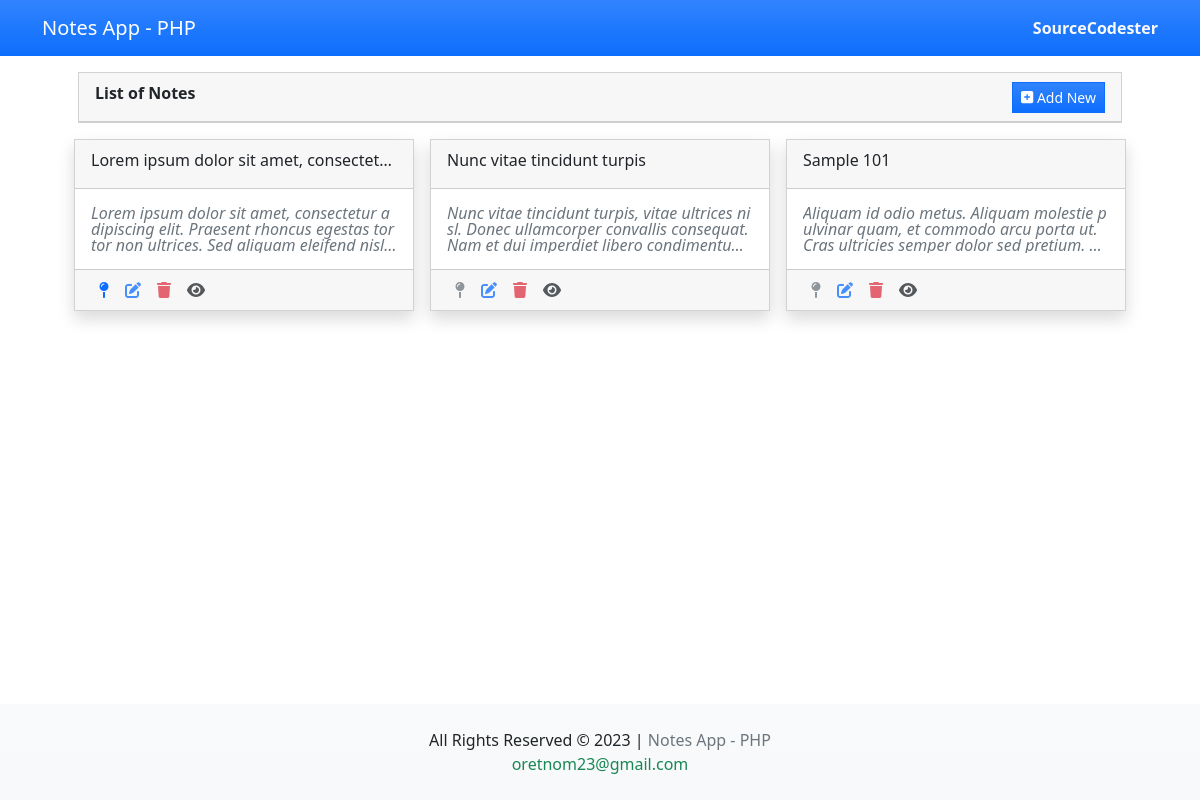
The page / on the database its author committed.
### tables this page shows
CREATE TABLE `notes` (
  `id` int(11) NOT NULL,
  `title` text NOT NULL,
  `description` text DEFAULT NULL,
  `pinned` tinyint(1) NOT NULL DEFAULT 0,
  `created_at` datetime NOT NULL DEFAULT current_timestamp(),
  `updated_at` datetime DEFAULT NULL ON UPDATE current_timestamp()
);

### Master.php (called while the page is built, shortened)
<?php
class Master{
    public $conn;
    function __construct(){
        $this->conn = new mysqli("localhost", "root", "", "notes_db");
    }
    function list_notes(){
        $sql = "SELECT * FROM `notes` order by abs(`pinned`) desc, abs(unix_timestamp(`created_at`)) asc ";
        $qry = $this->conn->query($sql);
        return $qry->fetch_all(MYSQLI_ASSOC);
    }
}

### pages/home.php (the view)
<div class="row">
    <div class="col-lg-12 col-md-12 col-sm-12 col-xs-12">
        <div class="card rounded-0 mb-3">
            <div class="card-header rounded-0">
                <div class="d-flex w-100 justify-content-between align-items-center">
                    <div class="card-title col-auto flex-shrink-1 flex-grow-1"><strong>List of Notes</strong></div>
                    <div class="col-auto">
                        <button class="btn btn-primary rounded-0 btn-sm bg-gradient" id="add_new_note" type="button"><i class="fa fa-plus-square"></i> Add New</button>
                    </div>
                </div>
            </div>
        </div>
        <div class="row">
            <?php
            $notes = $master->list_notes();
            foreach($notes as $note):
            ?>
            <div class="col-lg-4 col-md-6 col-sm-6 col-xs-12 mb-3 px-2">
                <div class="card h-100 shadow note-item rounded-0">
                    <div class="card-header rounded-0">
                        <div class="card-title text-truncate"><?= $note['title'] ?></div>
                    </div>
                    <div class="card-body rounded-0">
                        <div class="lh-1 fw-lighter text-muted fst-italic truncate-3"><?= $note['description'] ?></div>
                    </div>
                    <div class="card-footer rounded-0">
                        <div class="d-flex w-100 align-items-center">
                            <div class="col-auto">
                                <a href="javascrip:void(0)" data-id="<?= $note['id'] ?>" data-is-pinned="<?= $note['pinned'] ?>" class="px-2 py-1 pin-note" title="<?= $note['pinned'] == 0? 'Pin to top' : 'Unpin' ?>">
                                    <?php if($note['pinned'] == 0): ?>
                                        <i class="fa-solid fa-map-pin text-secondary opacity-75"></i>
                                    <?php else: ?>
                                        <i class="fa-solid fa-map-pin text-primary opacity-100"></i>
                                    <?php endif; ?>
                                </a>
                            </div>
                            <div class="col-auto">
                                <a  href="javascrip:void(0)" data-id="<?= $note['id'] ?>" class="px-2 py-1 edit-note  opacity-75" title="Edit Note">
                                        <i class="fa fa-edit"></i>
                                </a>
                            </div>
                            <div class="col-auto">
                                <a  href="javascrip:void(0)" data-id="<?= $note['id'] ?>" class="px-2 py-1 delete-note opacity-75 text-danger" title="Delete Note">
                                        <i class="fa fa-trash"></i>
                                </a>
                            </div>
                            <div class="col-auto">
                                <a  href="javascrip:void(0)" data-id="<?= $note['id'] ?>" class="px-2 py-1 view-note opacity-75 text-dark" title="View Note">
                                        <i class="fa fa-eye"></i>
                                </a>
                            </div>
                        </div>
                    </div>
                </div>
            </div>
            <?php endforeach; ?>
        </div>
    </div>
</div>

### index.php (shortened to what this page needs)
<?php
require_once("Master.php");
$master = new Master();
$page = isset($_GET['page']) ? $_GET['page'] : "home";
?>
<!DOCTYPE html>
<html lang="en">
<?php include_once("inc/header.php") ?>
<body>
    <main>
    <?php include_once("inc/topbar.php") ?>
    <div id="main-wrapper">
        <div class="container px-5 my-3" >
            <?php if(is_file("pages/{$page}.php")): ?>
            <?php include_once("pages/{$page}.php") ?>
            <?php else: ?>
            <?php include_once("pages/404.php") ?>
            <?php endif; ?>
        </div>
    </div>
    <?php include_once("inc/footer.php") ?>
    </main>
</body>
</html>

### inc/header.php (shortened to what this page needs)
<head>
    <link rel="stylesheet" href="https://cdnjs.cloudflare.com/ajax/libs/font-awesome/6.2.0/css/all.min.css" />
    <link rel="stylesheet" href="https://cdn.jsdelivr.net/npm/bootstrap@5.2.2/dist/css/bootstrap.min.css">
    <link rel="stylesheet" href="assets/css/styles.css">
</head>

### inc/topbar.php
<nav class="navbar navbar-expand-lg navbar-dark bg-primary bg-gradient">
    <div class="container">
        <a class="navbar-brand" href="./">Notes App - PHP</a>
        <div>
            <a href="https://sourcecodester.com" class="text-light fw-bolder h6 text-decoration-none" target="_blank">SourceCodester</a>
        </div>
    </div>
</nav>

### inc/footer.php
<footer class="bg-gradient bg-light shadow-top py-4 col-auto">
    <div class="">
        <div class="text-center">
            All Rights Reserved &copy; <?= date("Y") ?> | <span class="text-muted">Notes App - PHP</span>
        </div>
        <div class="text-center">
            <a href="mailto:oretnom23@gmail.com" class="text-decoration-none text-success">oretnom23@gmail.com</a>
        </div>
    </div>
</footer>

### assets/css/styles.css (style rules this page uses)
.truncate-3 { display: -webkit-box; -webkit-line-clamp:3; -webkit-box-orient: vertical; word-break: break-all; overflow: hidden; hyphens: auto; width:100%; }
html, body { height: 100%; width: 100%; }
body>main { height: 100%; width: 100%; display: flex; flex-direction: column; }
body>main>nav, body>main>footer { flex-shrink: 1; }
div#main-wrapper { flex-grow: 1; overflow: auto; }

### inc/header.php (style rules this page uses)
html, body { min-height:100%; width:100%; }

### rows shown on the page
notes: title "Lorem ipsum dolor sit amet, consectet…", description "Lorem ipsum dolor sit amet, consectetur adipiscing elit. Praesent rhoncus egestas tortor non ultrices. Sed aliquam eleifend…", pinned 1 (drawn)
notes: title "Nunc vitae tincidunt turpis", description "Nunc vitae tincidunt turpis, vitae ultrices nisl. Donec ullamcorper convallis consequat. Nam et dui imperdiet libero…", pinned 0 (drawn)
notes: title "Sample 101", description "Aliquam id odio metus. Aliquam molestie pulvinar quam, et commodo arcu porta ut. Cras ultricies semper dolor sed…", pinned 0 (drawn)
